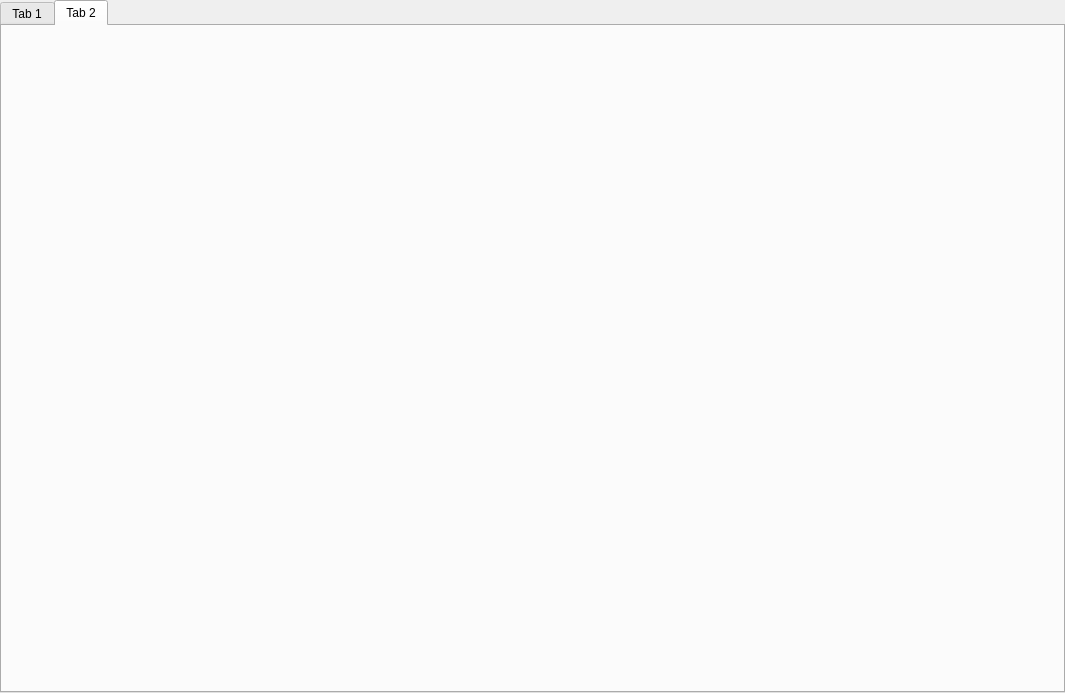
<?xml version="1.0" encoding="UTF-8"?>
<ui version="4.0">
 <class>BridgeWidget</class>
 <widget class="QWidget" name="BridgeWidget">
  <property name="geometry">
   <rect>
    <x>0</x>
    <y>0</y>
    <width>1065</width>
    <height>693</height>
   </rect>
  </property>
  <property name="windowTitle">
   <string>BridgeWidget</string>
  </property>
  <layout class="QHBoxLayout" name="horizontalLayout">
   <property name="spacing">
    <number>0</number>
   </property>
   <property name="leftMargin">
    <number>0</number>
   </property>
   <property name="topMargin">
    <number>0</number>
   </property>
   <property name="rightMargin">
    <number>0</number>
   </property>
   <property name="bottomMargin">
    <number>0</number>
   </property>
   <item>
    <widget class="QTabWidget" name="tabWidget">
     <property name="currentIndex">
      <number>1</number>
     </property>
     <widget class="QWidget" name="tab">
      <attribute name="title">
       <string>Tab 1</string>
      </attribute>
     </widget>
     <widget class="QWidget" name="tab_2">
      <attribute name="title">
       <string>Tab 2</string>
      </attribute>
     </widget>
    </widget>
   </item>
   <item>
    <widget class="QuerybackAndCheckWidget" name="widget" native="true"/>
   </item>
  </layout>
 </widget>
 <layoutdefault spacing="6" margin="11"/>
 <customwidgets>
  <customwidget>
   <class>QuerybackAndCheckWidget</class>
   <extends>QWidget</extends>
   <header>querybackandcheckwidget.h</header>
   <container>1</container>
  </customwidget>
 </customwidgets>
 <resources/>
 <connections/>
</ui>
